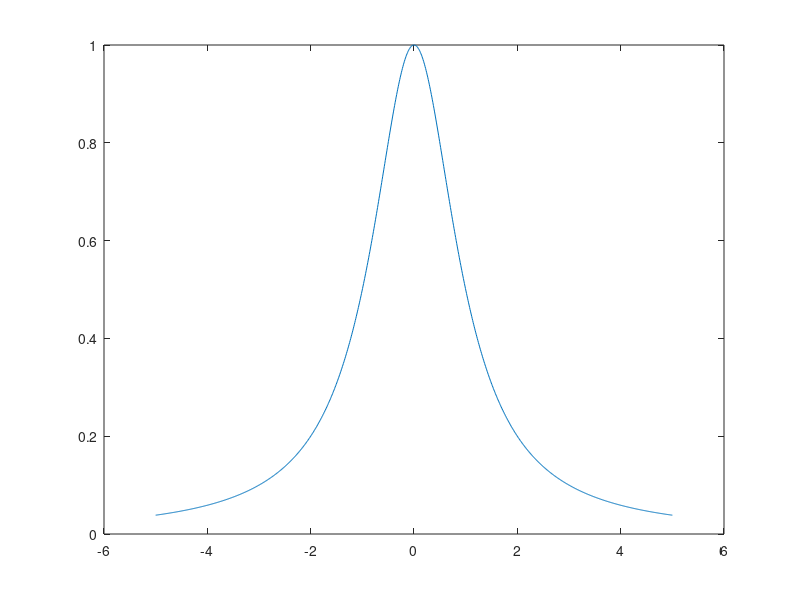

Reproduce this figure in MATLAB. (Note: this script raises an error after producing the figure.)
%Homework 1

nvals = [5,10,15,20];
x = linspace(-5,5,1000)';
y = 1./(1 + x.^2);

figure(1)
plot(x,y)
hold on

%Part (a)
for i=1:3
	n= nvals(i);
	xvals = -5 + (10/n)*(0:n);
	yvals = 1./(1 + xvals.^2);
	plot(x, getLagrange(xvals,yvals,x))
end
legend("f(x)","n=5","n=10","n=15","n=20");
hold off

%Part (b)
figure(2)
plot(x,y) 
hold on

for i=1:4
	n= nvals(i);
	xCheb = 5*cos(pi*(2*(0:n) +1)/(2*(n+1)));
	yCheb = 1./(1 + xCheb.^2);
	plot(x, getLagrange(xCheb,yCheb,x))
end
legend("f(x)","n=5","n=10","n=15","n=20");
hold off


%Part (c)
figure(3)
plot(x,y) 
hold on

for i=1:2
	n= nvals(i);
	
	xSpline = -5 + (10/n)*(0:n);
	ySpline = 1./(1 + xSpline.^2);
	
	plot(x,spline(xSpline,[5/338 ySpline -5/338],x));
end
legend("f(x)","n=5","n=10");
hold off



